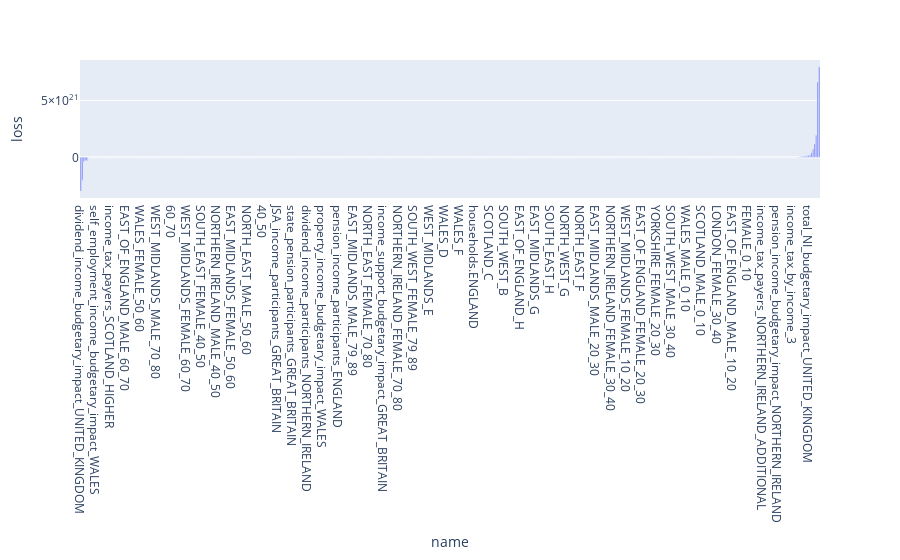

Notebook code for this chart:
### Code cell
import plotly.express as px
import numpy as np

px.bar(
    df_4.sort_values("loss"),
    y="loss",
    x="name",
    hover_data=df_4.columns
)

### Figure 1 — Plotly figure (JSON) as saved in the notebook; plotly's stock layout.template omitted (floating-point values rounded to 4 significant figures; data arrays with more than 128 entries replaced by an {"elided": "..."} marker saying what was removed)
{"data": [{"alignmentgroup": "True", "customdata": {"elided": "488x3 int values"}, "hovertemplate": "name=%{x}<br>loss=%{y}<br>epoch=%{customdata[0]}<br>y_true=%{customdata[1]}<br>y_pred=%{customdata[2]}<extra></extra>", "legendgroup": "", "marker": {"color": "#636efa", "pattern": {"shape": ""}}, "name": "", "offsetgroup": "", "orientation": "v", "showlegend": false, "textposition": "auto", "type": "bar", "x": {"elided": "488 str values"}, "xaxis": "x", "y": {"elided": "488 float values"}, "yaxis": "y"}], "layout": {"barmode": "relative", "legend": {"tracegroupgap": 0}, "margin": {"t": 60}, "xaxis": {"anchor": "y", "domain": [0, 1], "title": {"text": "name"}}, "yaxis": {"anchor": "x", "domain": [0, 1], "title": {"text": "loss"}}}}
